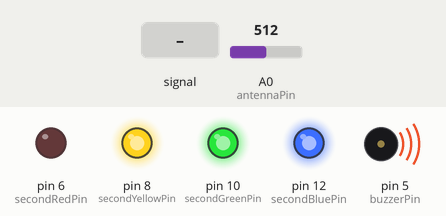
Bench run of a sketch on a simulated Arduino Uno, built with avr-gcc and run on an emulated ATmega328P. Shown: output pins drawn as LEDs (lit = HIGH), buzzer (waves = sounding). The test bench sets the inputs (shaded band); at power-on: A0 (antennaPin) = 512. Pins used as bus, display or sensor lines are not drawn.

Above: at 1.2 s.
1.3 s: A0 (antennaPin) fed a 200 Hz sine of ±81 counts around its level
At 2.08 s:
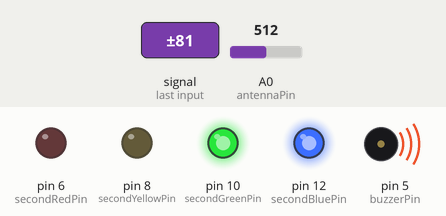
4.3 s: A0 (antennaPin) set to 860
At 5.2 s:
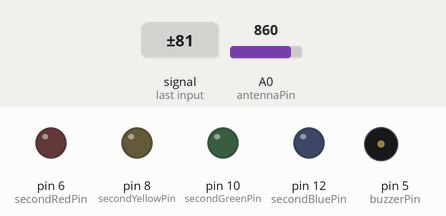
5.8 s: A0 (antennaPin) set to 875
7.3 s: A0 (antennaPin) set to 900
At 8.5 s:
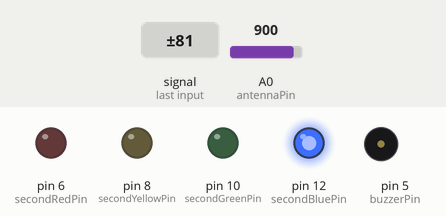
8.8 s: A0 (antennaPin) fed a 200 Hz sine of ±81 counts around its level
At 10.01 s:
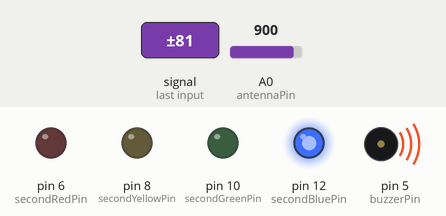
11.8 s: A0 (antennaPin) set to 840
At 13.1 s:
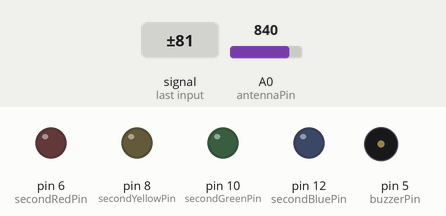
Timing chart, 0 to 14.3 s (numbered marks = the images above; inputs shaded):
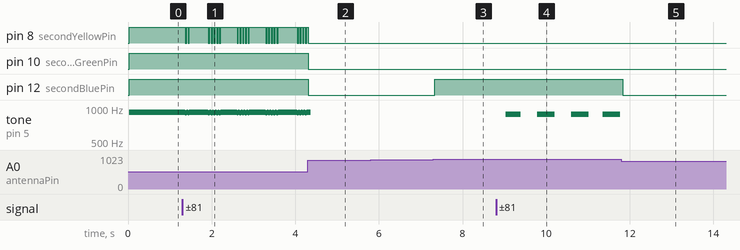

The sketch:

variant_average_of_a_sample.ino
```cpp
const int buzzerPin = 5;
const int secondRedPin = 6;
const int firstRedPin = 7;
const int secondYellowPin = 8;
const int firstYellowPin = 9;
const int secondGreenPin = 10;
const int firstGreenPin = 11;
const int secondBluePin = 12;
const int firstBluePin = 13;
const int antennaPin = A0;

const int numberOfLeds = 8;
int leds[numberOfLeds] = {
  secondRedPin, firstRedPin, secondYellowPin, firstYellowPin, secondGreenPin, firstGreenPin, secondBluePin, firstBluePin
};


const int numberOfLevels = 8;           //(at lvl 0 will be 1 led open, lvl 2 -> 2 leds, at lvl 2 -> 3 leds ... at lvl 7 -> 8 leds)
bool levelMatrix[numberOfLevels][numberOfLeds] = {
  {0, 0, 0, 0, 0, 0, 0, 1}, // 0
  {0, 0, 0, 0, 0, 0, 1, 1}, // 1
  {0, 0, 0, 0, 0, 1, 1, 1}, // 2
  {0, 0, 0, 0, 1, 1, 1, 1}, // 3
  {0, 0, 0, 1, 1, 1, 1, 1}, // 4
  {0, 0, 1, 1, 1, 1, 1, 1}, // 5
  {0, 1, 1, 1, 1, 1, 1, 1}, // 6
  {1, 1, 1, 1, 1, 1, 1, 1}, // 7
};

const int numberOfSamples = 300;
float averageEmfValue = 0;
int samplesSum = 0;
int emfValue = 0;
int minEmfBound = 0;
int maxEmfBound = 100;
int currentLevel = 0;
int buzzerPitch = 0;
int minPitchBound = 850;
int maxPitchBound = 950;
int noSoundBellow = 2;
unsigned long checkInterval = 100;

void setup() {
  for (int i = 0; i < numberOfLeds; i++) {
    pinMode(leds[i], OUTPUT);
  }
  pinMode(antennaPin, INPUT);
  Serial.begin(9600);
}

void loop() {
  for (int i = 0; i < numberOfSamples; i++) {
    emfValue = analogRead(antennaPin);
    samplesSum += emfValue;
  }

  averageEmfValue = samplesSum / numberOfSamples;
  averageEmfValue = constrain(averageEmfValue, minEmfBound, maxEmfBound);
  currentLevel = map(averageEmfValue, minEmfBound, maxEmfBound, 0, numberOfLevels - 1);
  buzzerPitch = map(currentLevel, 0, numberOfLevels - 1, minPitchBound, maxPitchBound);
  displayLevel(currentLevel);

  samplesSum = 0;
}

void displayLevel(int level) {
  for (int i = 0; i < numberOfLeds; i++) {
    digitalWrite(leds[i], levelMatrix[level][i]);
  }
  if (level >= noSoundBellow) tone(buzzerPin, buzzerPitch, checkInterval);
}
```

Measured:
- the behaviour switches between 888 and 889 on A0 (antennaPin) (found by bisection; images 2 and 3)
- after the input at 1.3 s, pin 8 (secondYellowPin): HIGH → LOW after 0.07 s, then moves between LOW and HIGH, repeating every 0.68 s; tone on pin 5 (buzzerPin): plays 907 Hz for 0.03 s, 921 Hz for 0.03 s, 907 Hz for 0.03 s, 921 Hz for 0.46 s, 907 Hz for 0.03 s, 921 Hz for 0.03 s … (42 notes in this stretch), starting after 0.07 s
- after the input at 4.3 s, pin 10 (secondGreenPin), pin 12 (secondBluePin): HIGH → LOW at once
- after the input at 5.8 s, every drawn part: stays the same
- after the input at 7.3 s, pin 12 (secondBluePin): LOW → HIGH at once
- after the input at 8.8 s, tone on pin 5 (buzzerPin): alternates 878 Hz for 0.43 s and silent for 0.39 s, starting after 0.23 s
- after the input at 11.8 s, pin 12 (secondBluePin): HIGH → LOW at once; tone on pin 5 (buzzerPin): stops changing and stays silent
